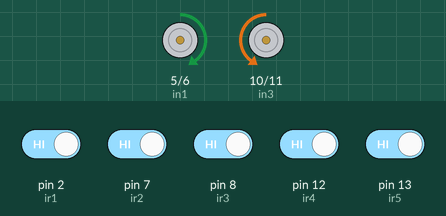
Simulated run of this sketch. Board: Arduino Uno, built with avr-gcc and run on an emulated ATmega328P. Shown: motor-driver pin pairs drawn as motors (green arrow = first pin HIGH = forward, orange = second pin HIGH = backward, longer = more drive, scaled by the enable pin). Inputs (shaded band) come from the test bench; at power-on: pin 2 (ir1), pin 7 (ir2), pin 8 (ir3), pin 12 (ir4), pin 13 (ir5) HIGH.

Above: at 1.2 s.
1.3 s: pin 2 (ir1) driven LOW
At 2.1 s:
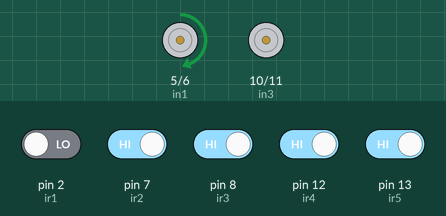
2.8 s: pin 7 (ir2) driven LOW
At 4.0 s:
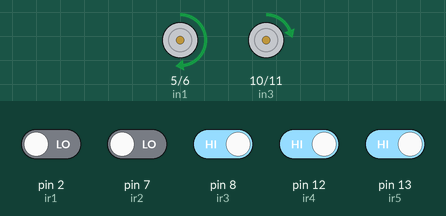
4.3 s: pin 12 (ir4) driven LOW
At 5.4 s:
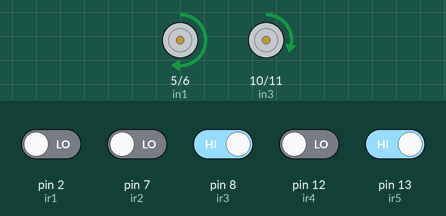
5.8 s: pin 2 (ir1) driven HIGH and pin 7 (ir2) driven HIGH
At 7.0 s:
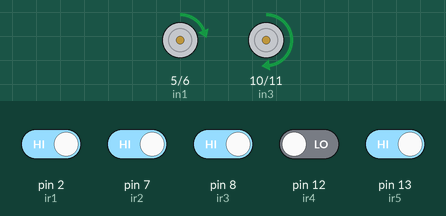
7.3 s: pin 12 (ir4) driven HIGH
At 7.6 s:
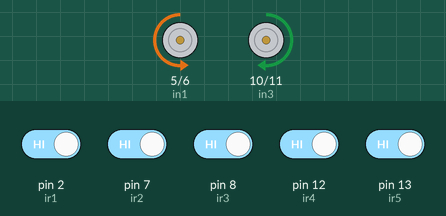
8.8 s: pin 13 (ir5) driven LOW
At 10.0 s:
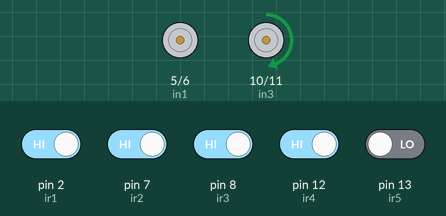
Timing chart, 0 to 11.3 s (numbered marks = the images above; inputs shaded):
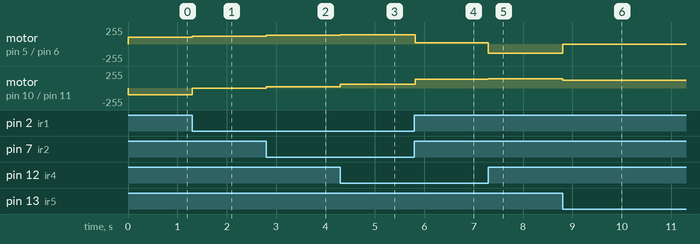

The sketch:

sketch_nov22e.ino
```cpp
// Motor Pins
#define enA 9     // Right Motor Enable Pin
#define in1 5     // Right Motor in1
#define in2 6     // Right Motor in2
#define enB 3     // Left Motor Enable Pin
#define in3 10    // Left Motor in3
#define in4 11    // Left Motor in4

// Sensor Pins (connected to digital pins)
#define ir1 2     // Leftmost Sensor
#define ir2 7     // Left Sensor
#define ir3 8     // Middle Sensor
#define ir4 12    // Right Sensor
#define ir5 13    // Rightmost Sensor

// Speed and PID variables
int baseSpeed = 100;  // Base speed for motors
int maxSpeed = 140;   // Maximum motor speed

float Kp = 10.0;   // Increased Proportional constant for better correction
float Ki = 0.9;    // Slightly lower Integral constant to avoid drifting
float Kd = 5.0;    // Lower Derivative constant to reduce oscillation

int previousError = 0;
float integral = 0;
int lastKnownError = 0;

void setup() {
  pinMode(enA, OUTPUT);
  pinMode(in1, OUTPUT);
  pinMode(in2, OUTPUT);
  pinMode(enB, OUTPUT);
  pinMode(in3, OUTPUT);
  pinMode(in4, OUTPUT);

  pinMode(ir1, INPUT);
  pinMode(ir2, INPUT);
  pinMode(ir3, INPUT);
  pinMode(ir4, INPUT);
  pinMode(ir5, INPUT);

  Serial.begin(9600);
}

void loop() {
  int s1 = digitalRead(ir1) == LOW ? 1 : 0;
  int s2 = digitalRead(ir2) == LOW ? 1 : 0;
  int s3 = digitalRead(ir3) == LOW ? 1 : 0;
  int s4 = digitalRead(ir4) == LOW ? 1 : 0;
  int s5 = digitalRead(ir5) == LOW ? 1 : 0;

  // Calculate error
  int weights[5] = { -2, -1, 0, 1, 2 };
  int error = 0, totalActiveSensors = 0;
  int sensors[5] = { s1, s2, s3, s4, s5 };

  for (int i = 0; i < 5; i++) {
    error += sensors[i] * weights[i];
    totalActiveSensors += sensors[i];
  }
  // If no sensor detects the line, use last known error for turning
  if (totalActiveSensors == 5) {
    // Stop the motors when all sensors detect black
    setMotors(0, 0);
    return;  // Exit the loop to avoid further processing
  }
  if (totalActiveSensors == 0) {
    if (lastKnownError < 0) {
      // Strong left turn (more aggressive)
      setMotors(-maxSpeed, maxSpeed);
    }
    else if (lastKnownError > 0) {
      // Strong right turn (more aggressive)
      setMotors(maxSpeed, -maxSpeed);
    }
    else {
      // If no direction is known, slightly turn right
      setMotors(-baseSpeed, baseSpeed);
    }
    return;
  }

  error /= totalActiveSensors;
  lastKnownError = error;

  // PID Control
  float proportional = error * Kp;
  integral = constrain(integral + error, -50, 50);
  float integralTerm = integral * Ki;
  float derivative = (error - previousError) * Kd;
  int pid = proportional + integralTerm + derivative;

  previousError = error;

  // Adjust speed dynamically based on error
  int dynamicBaseSpeed = map(abs(error), 0, 2, baseSpeed, baseSpeed / 2);
  int leftSpeed = constrain(dynamicBaseSpeed + pid, 0, maxSpeed);
  int rightSpeed = constrain(dynamicBaseSpeed - pid, 0, maxSpeed);

  setMotors(leftSpeed, rightSpeed);

  // Debugging Output
  // Serial.print("Error: ");
  // Serial.print(error);
  // Serial.print(" | PID: ");
  // Serial.print(pid);
  // Serial.print(" | Left: ");
  // Serial.print(leftSpeed);
  // Serial.print(" | Right: ");
  // Serial.println(rightSpeed);
}

void setMotors(int leftSpeed, int rightSpeed) {
  analogWrite(enA, abs(rightSpeed));
  digitalWrite(in1, rightSpeed > 0 ? HIGH : LOW);
  digitalWrite(in2, rightSpeed > 0 ? LOW : HIGH);

  analogWrite(enB, abs(leftSpeed));
  digitalWrite(in3, leftSpeed > 0 ? HIGH : LOW);
  digitalWrite(in4, leftSpeed > 0 ? LOW : HIGH);
}
```

Measured:
- after the input at 1.3 s, motor on pin 5 (in1) / pin 6 (in2): forward 100/255 → forward 115/255 at once; motor on pin 10 (in3) / pin 11 (in4): backward 100/255 → stopped at once
- after the input at 2.8 s, motor on pin 5 (in1) / pin 6 (in2): forward 115/255 → forward 130/255 at once; motor on pin 10 (in3) / pin 11 (in4): stopped → forward 20/255 at once
- after the input at 4.3 s, motor on pin 5 (in1) / pin 6 (in2): forward 130/255 → forward 140/255 at once; motor on pin 10 (in3) / pin 11 (in4): forward 20/255 → forward 55/255 at once
- after the input at 5.8 s, motor on pin 5 (in1) / pin 6 (in2): forward 140/255 → forward 20/255 at once; motor on pin 10 (in3) / pin 11 (in4): forward 55/255 → forward 130/255 at once
- after the input at 7.3 s, motor on pin 5 (in1) / pin 6 (in2): forward 20/255 → backward 140/255 at once; motor on pin 10 (in3) / pin 11 (in4): forward 130/255 → forward 140/255 at once
- after the input at 8.8 s, motor on pin 5 (in1) / pin 6 (in2): backward 140/255 → stopped at once; motor on pin 10 (in3) / pin 11 (in4): forward 140/255 → forward 115/255 at once
